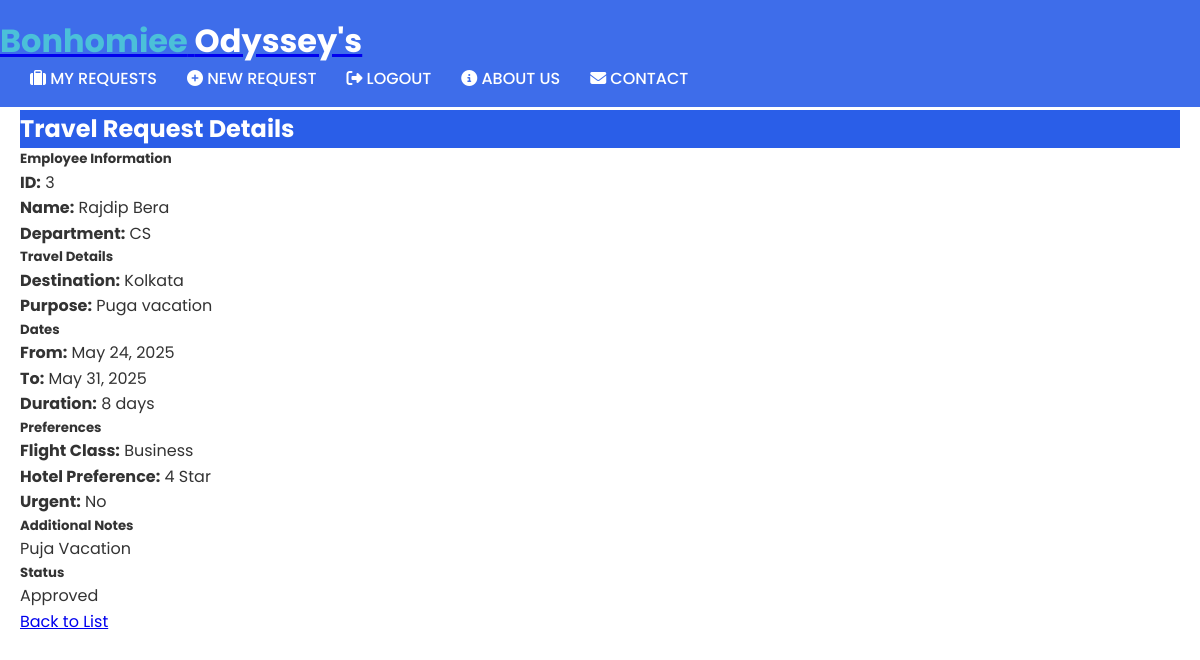
Screenshot of /requests/3/ (signed in) with the database file from the repository.
### travel/models.py (models this page shows, shortened)
class TravelRequest(models.Model):
    FLIGHT_CLASS_CHOICES = [
        ('economy', 'Economy'),
        ('business', 'Business'),
        ('premium', 'Premium Economy'),
    ]
    HOTEL_CHOICES = [
        ('3star', '3 Star'),
        ('4star', '4 Star'),
        ('5star', '5 Star'),
    ]
    STATUS_CHOICES = [
        ('pending', 'Pending'),
        ('approved', 'Approved'),
        ('rejected', 'Rejected'),
    ]
    user = models.ForeignKey(User, on_delete=models.CASCADE)  # This is the critical field
    employee_number = models.CharField(max_length=50)
    name = models.CharField(max_length=100)
    department = models.CharField(max_length=100)
    destination = models.CharField(max_length=100)
    travel_purpose = models.TextField()
    start_date = models.DateField()
    end_date = models.DateField()
    flight_class = models.CharField(max_length=20, choices=FLIGHT_CLASS_CHOICES)
    hotel_preference = models.CharField(max_length=20, choices=HOTEL_CHOICES)
    notes = models.TextField(blank=True)
    is_urgent = models.BooleanField(default=False)
    status = models.CharField(max_length=20, choices=STATUS_CHOICES, default='pending')
    created_at = models.DateTimeField(auto_now_add=True)
    updated_at = models.DateTimeField(auto_now=True)
    admin_verified = models.BooleanField(default=False)
    verification_notification_sent = models.BooleanField(default=False)
    @property
    def duration(self):
        return (self.end_date - self.start_date).days + 1

### travel/views.py (the view)
# urls.py: path('requests/<int:pk>/', views.travel_request_detail, name='travel_request_detail'),
@login_required
def travel_request_detail(request, pk):
    travel_request = get_object_or_404(TravelRequest, pk=pk, user=request.user)
    return render(request, 'travel/travel_request_detail.html', {
        'request': travel_request
    })

### travel/templates/travel/travel_request_detail.html (shortened to what this page needs)
{% extends 'travel/navbar.html' %}
{% load static %}
{% block content %}
<div class="container" style="padding-top: 30px;">
    <div class="card shadow">
        <div class="card-header" style="background-color: #2a5ee8; color: white;">
            <h2>Travel Request Details</h2>
        </div>
        <div class="card-body">
            <div class="row mb-4">
                <div class="col-md-6">
                    <h5>Employee Information</h5>
                    <p><strong>ID:</strong> {{ request.employee_number }}</p>
                    <p><strong>Name:</strong> {{ request.name }}</p>
                    <p><strong>Department:</strong> {{ request.department }}</p>
                </div>
                <div class="col-md-6">
                    <h5>Travel Details</h5>
                    <p><strong>Destination:</strong> {{ request.destination }}</p>
                    <p><strong>Purpose:</strong> {{ request.travel_purpose }}</p>
                </div>
            </div>
            <div class="row mb-4">
                <div class="col-md-6">
                    <h5>Dates</h5>
                    <p><strong>From:</strong> {{ request.start_date|date:"M d, Y" }}</p>
                    <p><strong>To:</strong> {{ request.end_date|date:"M d, Y" }}</p>
                    <p><strong>Duration:</strong> {{ request.duration }} days</p>
                </div>
                <div class="col-md-6">
                    <h5>Preferences</h5>
                    <p><strong>Flight Class:</strong> {{ request.get_flight_class_display }}</p>
                    <p><strong>Hotel Preference:</strong> {{ request.get_hotel_preference_display }}</p>
                    <p><strong>Urgent:</strong> {% if request.is_urgent %}Yes{% else %}No{% endif %}</p>
                </div>
            </div>
            {% if request.notes %}
            <div class="mb-4">
                <h5>Additional Notes</h5>
                <p>{{ request.notes }}</p>
            </div>
            {% endif %}
            <div class="mb-4">
                <h5>Status</h5>
                <span class="badge
                    {% if request.status == 'approved' %}bg-success
                    {% elif request.status == 'rejected' %}bg-danger
                    {% else %}bg-warning text-dark{% endif %}">
                    {{ request.get_status_display }}
                </span>
            </div>
            <div class="d-flex justify-content-end">
                <a href="{% url 'travel:travel_request_list' %}" class="btn btn-secondary me-2">
                    Back to List
                </a>
            </div>
        </div>
    </div>
</div>
{% endblock %}

### travel/templates/travel/navbar.html (style rules this page uses)
:root { --primary-color: #2a5ee8; --secondary-color: #1a3a8f; --accent-color: #4bc0d9; --light-color: #f8f9fa; --dark-color: #212529; --success-color: #28a745; }
* { margin: 0; padding: 0; box-sizing: border-box; }
body { font-family: 'Poppins', sans-serif; line-height: 1.6; color: #333; background-color: #fff; }
.container, .cntr { width: 100%; max-width: 1200px; margin: 0 auto; padding: 0 20px; }

### rows the page displays
TravelRequest: employee_number "3", name "Rajdip Bera", department "CS", destination "Kolkata", travel_purpose "Puga vacation", start_date "May 24, 2025", end_date "May 31, 2025", duration "8", flight_class "Business", hotel_preference "4 Star", notes "Puja Vacation", status "Approved"
